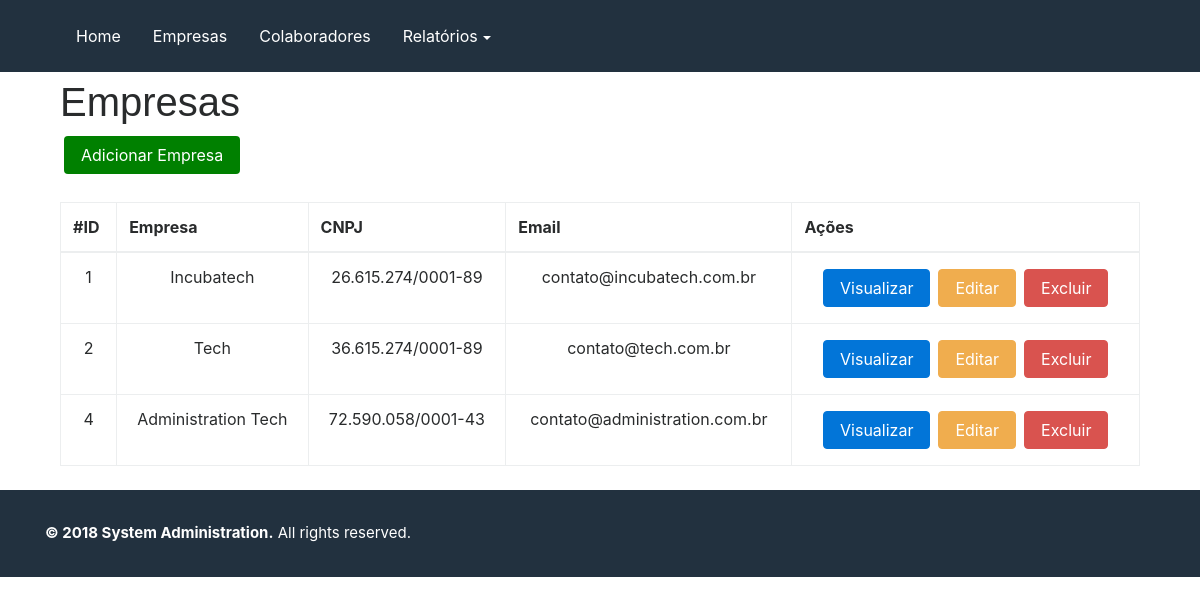
The app's page /empresa with its own data.
### tables this page shows
CREATE TABLE `empresa` (
  `id_empresa` int(11) NOT NULL,
  `nome` varchar(40) NOT NULL,
  `cnpj` varchar(18) NOT NULL,
  `email` varchar(40) NOT NULL
);

### application/controllers/index.php (called while the page is built, shortened)
<?php
class Index extends CI_Controller {
	function __construct(){
		$this->load->helper('url');
	}
	public function empresa() {
		$this->load->model('empresas_model', 'empresas');
		$table = $this->empresas->getEmpresas();
		$dados = array(
			'title' => 'Empresas',
			'table' => $table
		);
		$this->load->view('empresa/listar', $dados);
	}
}

### index.php (called while the page is built, shortened)
<?php
require_once BASEPATH.'core/CodeIgniter.php';

### application/models/Empresas_model.php (called while the page is built, shortened)
<?php
class Empresas_model extends CI_Model {
	public function getEmpresas(){
		$query = $this->db->get('empresa',100);
		return $query->result();
	}
}

### application/views/empresa/listar.php (the view, shortened to what this page needs)
<div class="row">
	<div class="container">
		<div class="col-md-12">
			<h1>Empresas</h1>
			<a href="<?php echo base_url("empresa/cadastrar"); ?>" class="btn btn-sucess m-1" style="background-color: green;color: white;" role="button aria-pressed="true">Adicionar Empresa</a>
			<table class="table table-bordered table-hover mt-4">
				<thead>
					<tr>
						<th>#ID</th>
						<th>Empresa</th>
						<th>CNPJ</th>
						<th>Email</th>
						<th>Ações</th>
					</tr>
				</thead>
				<tbody>
					<?php
						foreach ($table as $line) {
							echo "<tr class='text-center'>".
									"<td>". $line->id_empresa ."</td>".
									"<td>". $line->nome ."</td>".
									"<td>". $line->cnpj ."</td>".
									"<td>". $line->email ."</td>".
									"<td>".
										"<a href='empresa/visualizar/". $line->id_empresa ."' class='btn btn-primary m-1' role='button aria-pressed='true'>Visualizar</a>".
										"<a href='empresa/editar/". $line->id_empresa ."' class='btn btn-warning m-1' role='button aria-pressed='true'>Editar</a>".
										"<a href='empresa/excluir/". $line->id_empresa ."' class='btn btn-danger m-1' role='button aria-pressed='true'>Excluir</a>".
									"</td>".
								"</tr>";
						}
					?>
				</tbody>
		</table>
		</div>
	</div>
</div>

### assets/css/style.css (style rules this page uses)
* { margin: 0; padding: 0; outline: 0; box-sizing: border-box; }
body { overflow-x: hidden; }
h1, h2, h3, h4, h5 { font-family: Oswald,sans-serif; font-weight: 400; }
a { color: white; }

### records on screen
empresa: id_empresa "1", nome "Incubatech", cnpj "26.615.274/0001-89", email "contato@incubatech.com.br"
empresa: id_empresa "2", nome "Tech", cnpj "36.615.274/0001-89", email "contato@tech.com.br"
empresa: id_empresa "4", nome "Administration Tech", cnpj "72.590.058/0001-43", email "contato@administration.com.br"
